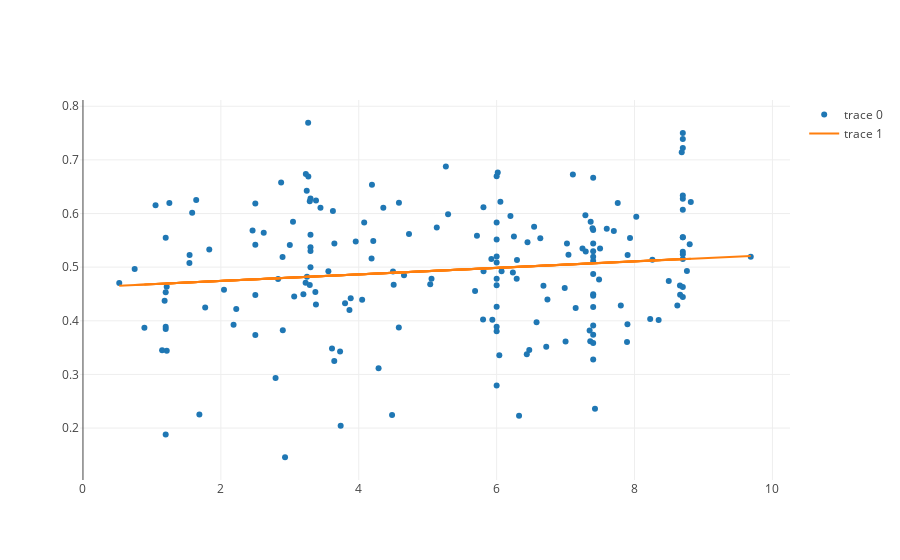

Notebook source saved alongside this figure:
### Markdown cell above
# Scatter plot left-right axis and emotions

### Code cell
emotion_number=3
mask = ~np.isnan(merged_simplified['left_right']) & ~np.isnan(merged_simplified[emotion_number])
slope, intercept, r_value, p_value, std_err = stats.linregress(merged_simplified['left_right'][mask], 
                                                               merged_simplified[emotion_number][mask])
line = slope*merged_simplified['left_right']+intercept

# Creating the dataset, and generating the plot
trace1 = go.Scatter(
            x = merged_simplified['left_right'],
            y = merged_simplified[emotion_number],
            mode = 'markers'
            )

trace2 = go.Scatter(
              x=merged_simplified['left_right'],
              y=line,
              mode='lines'
             )

data = [trace1, trace2]
fig = go.Figure(data=data)

iplot(fig)

### Figure 1 — Plotly figure (JSON) as saved in the notebook; plotly's stock layout.template omitted (floating-point values rounded to 4 significant figures; data arrays with more than 128 entries replaced by an {"elided": "..."} marker saying what was removed)
{"data": [{"mode": "markers", "type": "scatter", "uid": "ed38ed4a-db72-11e8-8fab-cf00cb28b2ff", "x": {"elided": "193 float values"}, "y": {"elided": "193 float values"}}, {"mode": "lines", "type": "scatter", "uid": "ed38ef48-db72-11e8-8fab-cf00cb28b2ff", "x": {"elided": "193 float values"}, "y": {"elided": "193 float values"}}], "layout": {}}
